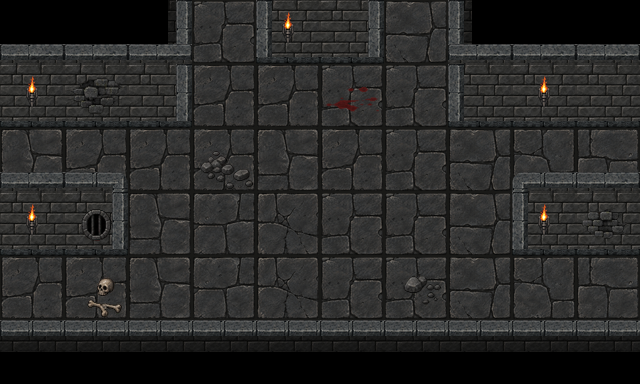

The image is a tile-based game level rendered from a .tmx file. Its description and complete source (layers, tilesets, objects, tile grids) follow:
An orthogonal 10x6 tile map with 64x64 px tiles, 7 tile layers (Ground, WallsBack_01, WallsBack_02, WallsFront_01, ...), 5 tilesets and 11 objects (exit_east_upper, exit_east_lower, exit_west_upper, exit_west_lower, exit_north_left, ...).

<map version="1.10" tiledversion="1.12.2" orientation="orthogonal" renderorder="right-down" width="10" height="6" tilewidth="64" tileheight="64" infinite="0" nextlayerid="15" nextobjectid="13">
 <properties>
  <property name="enemy_spawn_mode" type="bool" value="true" />
 </properties>
 <tileset firstgid="1" source="../../act3_floor_64.tsx" />
 <tileset firstgid="9" source="../../my_tiles_textured.tsx" />
 <tileset firstgid="182" source="../../water_01.tsx" />
 <tileset firstgid="270" source="../../torches/torches.tsx" />
 <tileset firstgid="274" source="../../items.tsx" />
 <layer id="1" name="Ground" width="10" height="6">
  <data encoding="csv">
0,0,0,1,1,1,2,0,0,0,
8,1,1,5,5,1,1,2,3,4,
6,5,5,5,6,5,1,2,3,4,
1,5,6,7,8,1,1,2,3,4,
5,5,6,7,8,1,1,2,3,4,
0,0,0,0,0,0,0,0,0,0
</data>
 </layer>
 <layer id="2" name="WallsBack_01" width="10" height="6">
  <data encoding="csv">
0,0,18,0,75,73,0,20,0,0,
19,19,73,0,0,0,0,20,0,0,
0,0,0,0,0,0,0,0,0,0,
19,73,0,0,0,0,0,0,75,0,
0,0,0,0,0,0,0,0,0,0,
95,95,0,0,0,0,0,0,95,0
</data>
 </layer>
 <layer id="14" name="WallsBack_02" width="10" height="6">
  <data encoding="csv">
10,10,10,0,0,0,0,10,10,10,
0,0,0,0,0,0,0,75,19,19,
0,0,0,0,0,0,0,0,0,0,
0,0,0,0,0,0,0,0,0,19,
0,0,0,0,0,0,0,0,0,0,
0,0,0,0,0,0,0,0,0,95
</data>
 </layer>
 <layer id="3" name="WallsFront_01" width="10" height="6">
  <data encoding="csv">
0,0,0,0,0,0,0,0,0,0,
0,0,0,0,0,0,0,0,0,0,
10,64,0,0,0,0,0,0,66,10,
0,0,0,0,0,0,0,0,0,0,
0,0,0,0,0,0,0,0,0,0,
0,0,95,95,95,95,95,95,0,0
</data>
 </layer>
 <layer id="9" name="DecorBack_01" width="10" height="6">
  <data encoding="csv">
0,0,0,0,0,0,0,0,0,0,
0,283,0,0,0,0,0,0,0,0,
0,0,0,0,0,0,0,0,0,0,
0,287,0,0,0,0,0,0,0,284,
0,0,0,0,0,0,0,0,0,0,
0,0,0,0,0,0,0,0,0,0
</data>
 </layer>
 <layer id="10" name="GroundDetails_01" width="10" height="6">
  <data encoding="csv">
0,0,0,0,0,0,0,0,0,0,
0,0,0,0,0,300,0,0,0,0,
0,0,0,301,0,0,0,0,0,0,
0,0,0,0,0,0,0,0,0,0,
0,311,0,0,0,0,313,0,0,0,
0,0,0,0,0,0,0,0,0,0
</data>
 </layer>
 <layer id="4" name="Torches" width="10" height="6">
  <data encoding="csv">
0,0,0,0,273,0,0,0,0,0,
273,0,0,0,0,0,0,0,273,0,
0,0,0,0,0,0,0,0,0,0,
273,0,0,0,0,0,0,0,273,0,
0,0,0,0,0,0,0,0,0,0,
0,0,0,0,0,0,0,0,0,0
</data>
 </layer>
 <objectgroup id="5" name="Blocked">
  <object id="1" x="12.6667" y="14.6667" width="158.667" height="90.6667" />
  <object id="2" x="282.667" y="12" width="72" height="32" />
  <object id="3" x="471.333" y="17.3333" width="144" height="99.3333" />
  <object id="4" x="535.333" y="198.667" width="88.6667" height="35.3333" />
  <object id="5" x="2.66667" y="208" width="100" height="28.6667" />
 </objectgroup>
 <objectgroup id="6" name="Barriers" />
 <objectgroup id="7" name="Entities" />
 <objectgroup id="8" name="Connectors">
  <object id="7" name="exit_east_upper" x="609.667" y="172.667">
   <point />
  </object>
  <object id="8" name="exit_east_lower" x="610.667" y="304.667">
   <point />
  </object>
  <object id="9" name="exit_west_upper" x="32.3333" y="172.001">
   <point />
  </object>
  <object id="10" name="exit_west_lower" x="41.3333" y="308.667">
   <point />
  </object>
  <object id="11" name="exit_north_left" x="227.333" y="42.6667">
   <point />
  </object>
  <object id="12" name="exit_north_right" x="417.333" y="49.3333">
   <point />
  </object>
 </objectgroup>
</map>
